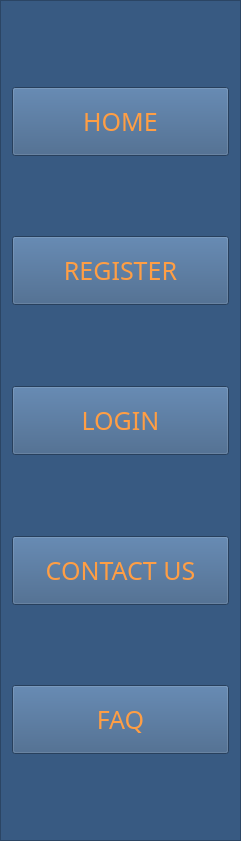
   <widget class="QFrame" name="frame">
    <property name="geometry">
     <rect>
      <x>10</x>
      <y>10</y>
      <width>241</width>
      <height>841</height>
     </rect>
    </property>
    <property name="styleSheet">
     <string notr="true">background-color: rgb(56, 90, 130);</string>
    </property>
    <property name="frameShape">
     <enum>QFrame::StyledPanel</enum>
    </property>
    <property name="frameShadow">
     <enum>QFrame::Raised</enum>
    </property>
    <layout class="QVBoxLayout" name="verticalLayout">
     <item>
      <widget class="QLabel" name="label_51">
       <property name="sizePolicy">
        <sizepolicy hsizetype="Expanding" vsizetype="Expanding">
         <horstretch>0</horstretch>
         <verstretch>0</verstretch>
        </sizepolicy>
       </property>
       <property name="text">
        <string/>
       </property>
      </widget>
     </item>
     <item>
      <widget class="QPushButton" name="home_2">
       <property name="sizePolicy">
        <sizepolicy hsizetype="Expanding" vsizetype="Expanding">
         <horstretch>0</horstretch>
         <verstretch>0</verstretch>
        </sizepolicy>
       </property>
       <property name="font">
        <font>
         <family>Rockwell Condensed</family>
         <pointsize>19</pointsize>
        </font>
       </property>
       <property name="styleSheet">
        <string notr="true">color: rgb(255, 158, 68);</string>
       </property>
       <property name="text">
        <string>HOME</string>
       </property>
       <property name="icon">
        <iconset>
         <normaloff>images/home-removebg-preview.png</normaloff>images/home-removebg-preview.png</iconset>
       </property>
       <property name="iconSize">
        <size>
         <width>50</width>
         <height>50</height>
        </size>
       </property>
      </widget>
     </item>
     <item>
      <widget class="QLabel" name="label_20">
       <property name="sizePolicy">
        <sizepolicy hsizetype="Expanding" vsizetype="Expanding">
         <horstretch>0</horstretch>
         <verstretch>0</verstretch>
        </sizepolicy>
       </property>
       <property name="text">
        <string/>
       </property>
      </widget>
     </item>
     <item>
      <widget class="QPushButton" name="register_3">
       <property name="sizePolicy">
        <sizepolicy hsizetype="Expanding" vsizetype="Expanding">
         <horstretch>0</horstretch>
         <verstretch>0</verstretch>
        </sizepolicy>
       </property>
       <property name="font">
        <font>
         <family>Rockwell Condensed</family>
         <pointsize>19</pointsize>
        </font>
       </property>
       <property name="styleSheet">
        <string notr="true">color:rgb(255, 158, 68)</string>
       </property>
       <property name="text">
        <string>REGISTER</string>
       </property>
       <property name="icon">
        <iconset>
         <normaloff>images/register.png</normaloff>images/register.png</iconset>
       </property>
       <property name="iconSize">
        <size>
         <width>50</width>
         <height>50</height>
        </size>
       </property>
      </widget>
     </item>
     <item>
      <widget class="QLabel" name="label_49">
       <property name="sizePolicy">
        <sizepolicy hsizetype="Expanding" vsizetype="Expanding">
         <horstretch>0</horstretch>
         <verstretch>0</verstretch>
        </sizepolicy>
       </property>
       <property name="text">
        <string/>
       </property>
      </widget>
     </item>
     <item>
      <widget class="QPushButton" name="loggin">
       <property name="sizePolicy">
        <sizepolicy hsizetype="Expanding" vsizetype="Expanding">
         <horstretch>0</horstretch>
         <verstretch>0</verstretch>
        </sizepolicy>
       </property>
       <property name="font">
        <font>
         <family>Rockwell Condensed</family>
         <pointsize>19</pointsize>
        </font>
       </property>
       <property name="styleSheet">
        <string notr="true">
color: rgb(255, 158, 68);</string>
       </property>
       <property name="text">
        <string>LOGIN</string>
       </property>
       <property name="icon">
        <iconset>
         <normaloff>images/login.png</normaloff>images/login.png</iconset>
       </property>
       <property name="iconSize">
        <size>
         <width>50</width>
         <height>50</height>
        </size>
       </property>
      </widget>
     </item>
     <item>
      <widget class="QLabel" name="label_48">
       <property name="sizePolicy">
        <sizepolicy hsizetype="Expanding" vsizetype="Expanding">
         <horstretch>0</horstretch>
         <verstretch>0</verstretch>
        </sizepolicy>
       </property>
       <property name="text">
        <string/>
       </property>
      </widget>
     </item>
     <item>
      <widget class="QPushButton" name="conatct_2">
       <property name="sizePolicy">
        <sizepolicy hsizetype="Expanding" vsizetype="Expanding">
         <horstretch>0</horstretch>
         <verstretch>0</verstretch>
        </sizepolicy>
       </property>
       <property name="font">
        <font>
         <family>Rockwell Condensed</family>
         <pointsize>19</pointsize>
        </font>
       </property>
       <property name="styleSheet">
        <string notr="true">color: rgb(255, 158, 68);</string>
       </property>
       <property name="text">
        <string>CONTACT US</string>
       </property>
       <property name="icon">
        <iconset>
         <normaloff>images/contact.png</normaloff>images/contact.png</iconset>
       </property>
       <property name="iconSize">
        <size>
         <width>50</width>
         <height>50</height>
        </size>
       </property>
      </widget>
     </item>
     <item>
      <widget class="QLabel" name="label_44">
       <property name="sizePolicy">
        <sizepolicy hsizetype="Expanding" vsizetype="Expanding">
         <horstretch>0</horstretch>
         <verstretch>0</verstretch>
        </sizepolicy>
       </property>
       <property name="text">
        <string/>
       </property>
      </widget>
     </item>
     <item>
      <widget class="QPushButton" name="FAQ_2">
       <property name="sizePolicy">
        <sizepolicy hsizetype="Expanding" vsizetype="Expanding">
         <horstretch>0</horstretch>
         <verstretch>0</verstretch>
        </sizepolicy>
       </property>
       <property name="font">
        <font>
         <family>Rockwell Condensed</family>
         <pointsize>19</pointsize>
        </font>
       </property>
       <property name="styleSheet">
        <string notr="true">color: rgb(255, 158, 68);</string>
       </property>
       <property name="text">
        <string>FAQ</string>
       </property>
       <property name="icon">
        <iconset>
         <normaloff>images/p.png</normaloff>images/p.png</iconset>
       </property>
       <property name="iconSize">
        <size>
         <width>50</width>
         <height>50</height>
        </size>
       </property>
      </widget>
     </item>
     <item>
      <widget class="QLabel" name="label_50">
       <property name="sizePolicy">
        <sizepolicy hsizetype="Expanding" vsizetype="Expanding">
         <horstretch>0</horstretch>
         <verstretch>0</verstretch>
        </sizepolicy>
       </property>
       <property name="text">
        <string/>
       </property>
      </widget>
     </item>
    </layout>
   </widget>
